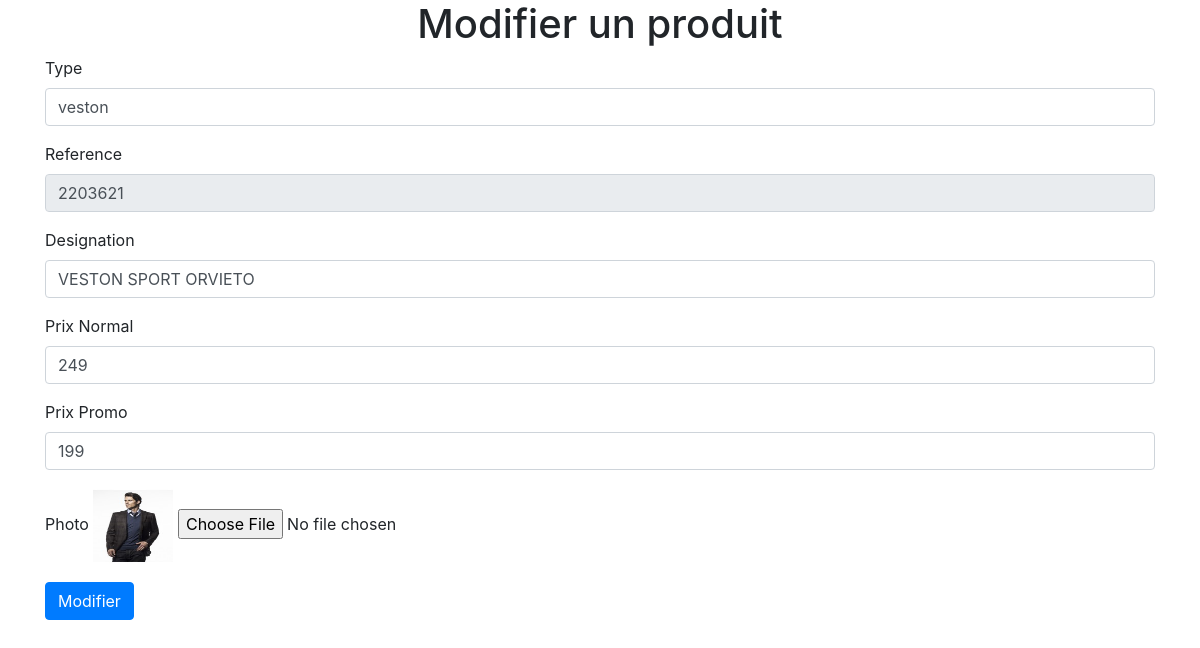
Screenshot of /SOURCE_CODE/ecom/admin/editprd.php?ref=2203621 (signed in) with the database file from the repository.
### tables this page shows
CREATE TABLE `produits` (
  `type` varchar(32) NOT NULL,
  `reference` varchar(32) NOT NULL,
  `designation` varchar(128) NOT NULL,
  `prixnormal` decimal(10,0) NOT NULL,
  `prixpromo` decimal(10,0) NOT NULL,
  `photo` varchar(32) NOT NULL
);

### SOURCE_CODE/ecom/admin/editprd.php (the view, shortened to what this page needs)
<?php
include("../config.php");
$ref = $_GET['ref'];
$sql = $conn->prepare("SELECT * FROM produits WHERE reference = :ref");
$sql->execute(['ref' => $ref]);
$prdrow = $sql->fetch(PDO::FETCH_ASSOC);
?>
<!DOCTYPE html>
<html lang="en">
<head>
    <link rel="stylesheet" href="../node_modules/bootstrap/dist/css/bootstrap.min.css">
</head>
<body>
<h1><center>Modifier un produit</center></h1>
<div class="container">
    <form action="#" method="POST" enctype="multipart/form-data">
    <div class="form-group">
        <label for="type">Type</label>
        <input type="text" class="form-control" name="type" id="type" placeholder="Enter le type" value="<?= $prdrow['type']?>" required>
    </div>
    <div class="form-group">
        <label for="reference">Reference</label>
        <input type="text" class="form-control" name="reference" id="reference" placeholder="Enter la reference" value="<?= $prdrow['reference']?>" disabled>
    </div>
    <div class="form-group">
        <label for="designation">Designation</label>
        <input type="text" class="form-control" name="designation" id="designation" placeholder="Enter la desination" value="<?= $prdrow['designation']?>" required>
    </div>
    <div class="form-group">
        <label for="prixnormal">Prix Normal</label>
        <input type="text" class="form-control" name="prixnormal" id="prixnormal" placeholder="Enter le prix normal" value="<?= $prdrow['prixnormal']?>" required>
    </div>
    <div class="form-group">
        <label for="prixpromo">Prix Promo</label>
        <input type="text" class="form-control" name="prixpromo" id="prixpromo" placeholder="Enter le prix promo" value="<?= $prdrow['prixpromo']?>" required>
    </div>
    <div class="form-group">
    <label for="photo">Photo</label>
    <img src="../images/<?= $prdrow['type'] ?>/<?= $prdrow['photo'] ?>" width="80" height="80"/>
    <input type="file" name="photo" id="photo">
    </div>
    <button type="submit" name="modifier" class="btn btn-primary">Modifier</button>
    </form>
</div>
</body>
</html>

### rows the page displays
produits: type "veston", reference "2203621", designation "VESTON SPORT ORVIETO", prixnormal "249", prixpromo "199", type+photo (picture)
